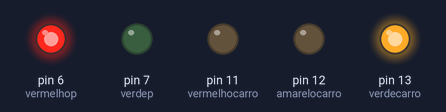
This sketch was run on a simulated Arduino Uno, built with avr-gcc and run on an emulated ATmega328P. Parts: output pins drawn as LEDs (lit = HIGH).

Above: at 1.5 s.
At 3.5 s:
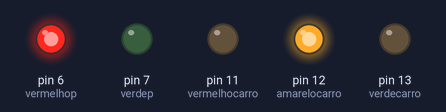
At 5.5 s:
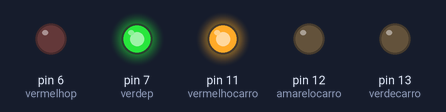
Timing chart, 0 to 9.1 s (numbered marks = the images above):
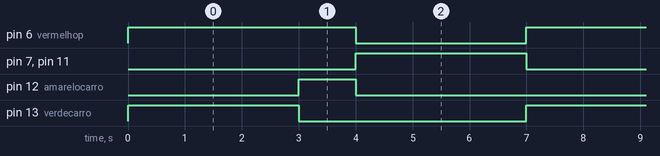

The sketch:

semaforo_pedestre.ino
```cpp
//LEDs Semáforo p/carros
int vermelhocarro = 11;
int amarelocarro = 12;
int verdecarro = 13;

//LEDs Semáforo p/pedestres
int vermelhop = 6;
int verdep = 7;


void setup() {

//Configura todos as portas dos leds como saída
pinMode(vermelhocarro,OUTPUT);
pinMode(verdecarro,OUTPUT);
pinMode(amarelocarro,OUTPUT);
pinMode(vermelhop,OUTPUT);
pinMode(verdep,OUTPUT);
}

void loop() {

//Lógica do semáforo

digitalWrite(verdecarro,HIGH);
digitalWrite(vermelhop,HIGH);
delay(3000);
digitalWrite(verdecarro,LOW);
digitalWrite(amarelocarro,HIGH);
delay(1000);
digitalWrite(amarelocarro,LOW);
digitalWrite(vermelhocarro,HIGH);
digitalWrite(vermelhop,LOW);
digitalWrite(verdep,HIGH);
delay(3000);
digitalWrite(vermelhocarro,LOW);
digitalWrite(verdep,LOW);

}
```

Measured:
- by itself, pin 6 (vermelhop): alternates HIGH for 4.0 s and LOW for 3.0 s
- by itself, pin 7 (verdep), pin 11 (vermelhocarro), pin 13 (verdecarro): alternates HIGH for 3.0 s and LOW for 4.0 s
- by itself, pin 12 (amarelocarro): alternates HIGH for 1.0 s and LOW for 6.0 s
